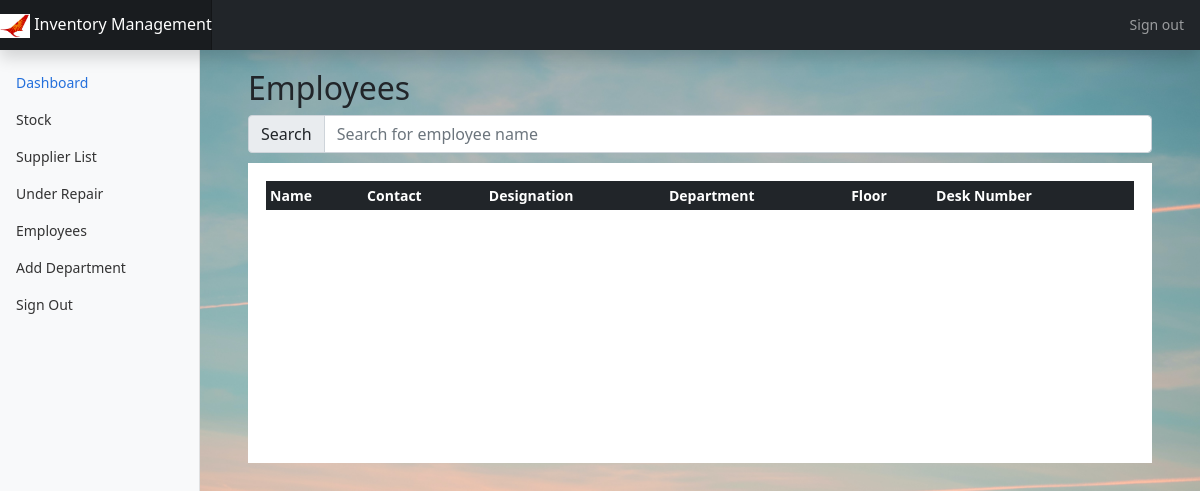
The page /listEmployee/Finance (signed in) on the database as committed earlier.
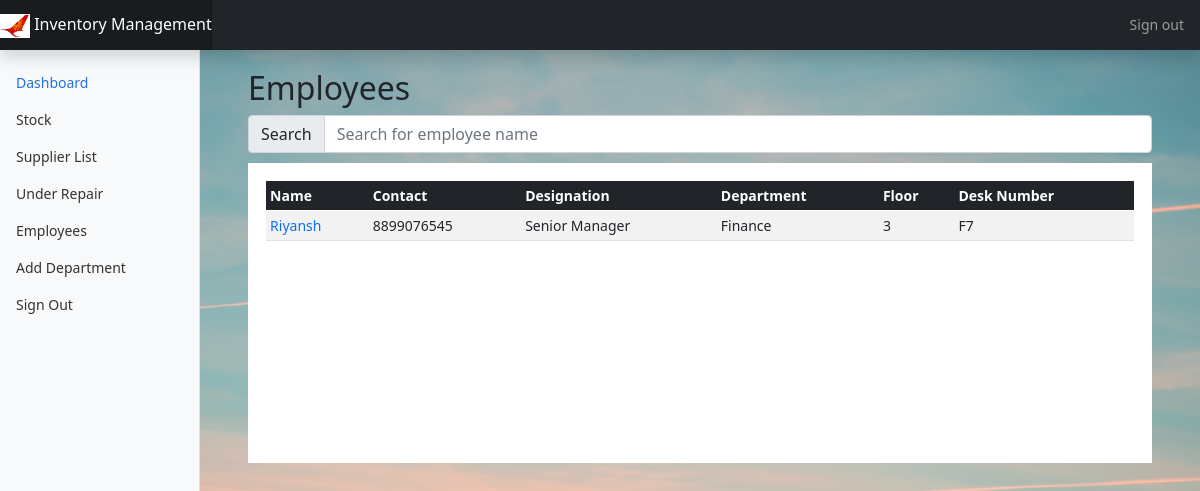
The same page on the database as committed later.
### main/models.py (models this page shows, shortened)
class Employee(models.Model):
    emp_id = models.AutoField(primary_key=True)
    sap_number = models.CharField(max_length = 8,unique=True,default="")
    staff_number = models.CharField(max_length = 10,unique=True,default="")
    name = models.CharField(max_length=50)
    contact = models.CharField(max_length=15,unique=True)
    designation = models.CharField(max_length=50)
    department = models.CharField(max_length=20,default=' ')
    floor = models.IntegerField(default=0,validators=[MinValueValidator(0)])
    desk_num = models.CharField(max_length=20,unique=True)

### main/views.py (the view)
# urls.py: path('listEmployee/<slug:slug>',views.listEmployee,name='listEmployee'),
@login_required(login_url='/auth/login')
def listEmployee(request,slug):
    if slug == 'all':
        employees = models.Employee.objects.all()
    else:
        employees = models.Employee.objects.filter(department = slug.replace('-',' '))
    context = {
        "employees" : employees
    }
    return render(request,'main/listEmployee.html',context)

### templates/main/listEmployee.html (shortened to what this page needs)
{% extends 'main/base.html' %}
{% block content %}
{% include 'main/navbar.html' %}
<main class="col-md-9 ms-sm-auto col-lg-10 px-md-4">
<div class="container-fluid box">
  <h2>Employees</h2>
  <div class="input-group flex-nowrap" style="margin-bottom: 10px;">
    <span class="input-group-text" id="addon-wrapping">Search</span>
    <input type="text"  class="form-control" id="myInput" onkeyup="showEmployee()" placeholder="Search for employee name" title="Type in a name" aria-describedby="addon-wrapping">
  </div>
  <div class="table-responsive table-box" >
      <table class="table table-striped table-sm table-hover" id="employeeTable">
      <thead class="header table-dark">
          <tr>
          <th scope="col">Name</th>
          <th scope="col">Contact</th>
          <th scope="col">Designation</th>
          <th scope="col">Department</th>
          <th scope="col">Floor</th>
          <th scope="col">Desk Number</th>
          </tr>
      </thead>
      <tbody>
          {% for emp in employees %}
          <tr>
              <td><a class="text-decoration-none" href="{% url 'updateEmployee' pk=emp.pk %}">{{ emp.name }}</a></td>
              <td>{{ emp.contact }}</td>
              <td>{{ emp.designation }}</td>
              <td>{{ emp.department }}</td>
              <td>{{ emp.floor }}</td>
              <td>{{ emp.desk_num }}</td>
          </tr>
          {% endfor %}
      </tbody>
      </table>
  </div>
</div>
{% endblock %}

Rows that differ between the two databases and show on the page:
added Employee: name "Riyansh", contact "8899076545", designation "Senior Manager", department "Finance", floor "3", desk_num "F7"
